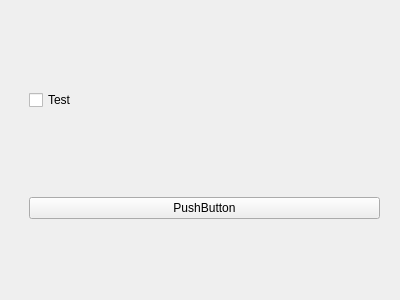
<?xml version="1.0" encoding="UTF-8"?>
<ui version="4.0">
 <class>Controls</class>
 <widget class="QWidget" name="Controls">
  <property name="geometry">
   <rect>
    <x>0</x>
    <y>0</y>
    <width>400</width>
    <height>300</height>
   </rect>
  </property>
  <property name="windowTitle">
   <string>Form</string>
  </property>
  <widget class="QWidget" name="gridLayoutWidget">
   <property name="geometry">
    <rect>
     <x>29</x>
     <y>9</y>
     <width>351</width>
     <height>291</height>
    </rect>
   </property>
   <layout class="QGridLayout" name="gridLayout">
    <item row="0" column="0">
     <widget class="QCheckBox" name="checkBox">
      <property name="text">
       <string>Test</string>
      </property>
     </widget>
    </item>
    <item row="1" column="0">
     <widget class="QPushButton" name="pushButton">
      <property name="text">
       <string>PushButton</string>
      </property>
     </widget>
    </item>
   </layout>
  </widget>
 </widget>
 <resources/>
 <connections/>
</ui>
